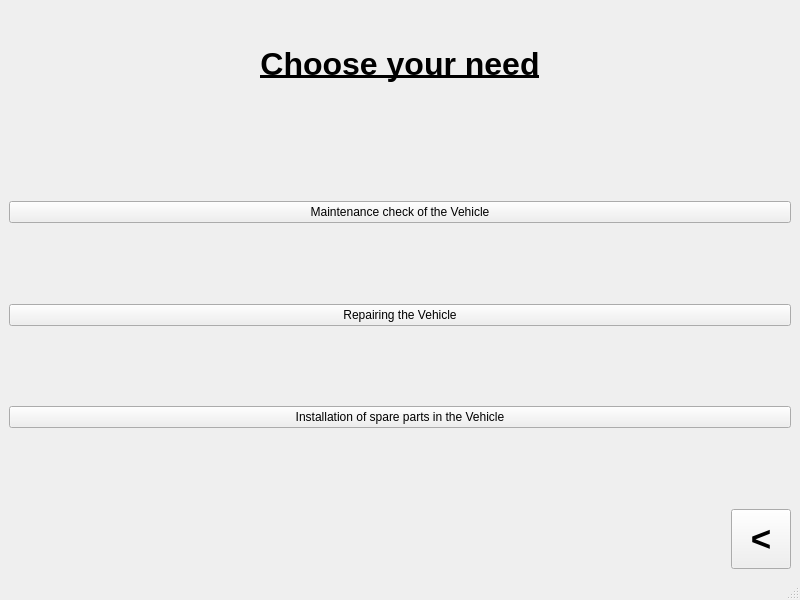
<?xml version="1.0" encoding="UTF-8"?>
<ui version="4.0">
 <class>MainWindow</class>
 <widget class="QMainWindow" name="MainWindow">
  <property name="geometry">
   <rect>
    <x>0</x>
    <y>0</y>
    <width>800</width>
    <height>600</height>
   </rect>
  </property>
  <property name="windowTitle">
   <string>MainWindow</string>
  </property>
  <widget class="QWidget" name="centralwidget">
   <layout class="QGridLayout" name="gridLayout">
    <item row="2" column="1">
     <widget class="QPushButton" name="pushButton_back">
      <property name="minimumSize">
       <size>
        <width>60</width>
        <height>60</height>
       </size>
      </property>
      <property name="maximumSize">
       <size>
        <width>60</width>
        <height>60</height>
       </size>
      </property>
      <property name="font">
       <font>
        <pointsize>26</pointsize>
        <weight>75</weight>
        <bold>true</bold>
       </font>
      </property>
      <property name="text">
       <string>&lt;</string>
      </property>
     </widget>
    </item>
    <item row="1" column="0" colspan="2">
     <layout class="QVBoxLayout" name="verticalLayout">
      <item>
       <spacer name="verticalSpacer_3">
        <property name="orientation">
         <enum>Qt::Vertical</enum>
        </property>
        <property name="sizeHint" stdset="0">
         <size>
          <width>20</width>
          <height>40</height>
         </size>
        </property>
       </spacer>
      </item>
      <item>
       <widget class="QPushButton" name="pushButton_maintenance">
        <property name="text">
         <string>Maintenance check of the Vehicle</string>
        </property>
       </widget>
      </item>
      <item>
       <spacer name="verticalSpacer">
        <property name="orientation">
         <enum>Qt::Vertical</enum>
        </property>
        <property name="sizeHint" stdset="0">
         <size>
          <width>20</width>
          <height>40</height>
         </size>
        </property>
       </spacer>
      </item>
      <item>
       <widget class="QPushButton" name="pushButton_repair">
        <property name="text">
         <string>Repairing the Vehicle</string>
        </property>
       </widget>
      </item>
      <item>
       <spacer name="verticalSpacer_2">
        <property name="orientation">
         <enum>Qt::Vertical</enum>
        </property>
        <property name="sizeHint" stdset="0">
         <size>
          <width>20</width>
          <height>40</height>
         </size>
        </property>
       </spacer>
      </item>
      <item>
       <widget class="QPushButton" name="pushButton_reinstallation">
        <property name="text">
         <string>Installation of spare parts in the Vehicle</string>
        </property>
       </widget>
      </item>
      <item>
       <spacer name="verticalSpacer_4">
        <property name="orientation">
         <enum>Qt::Vertical</enum>
        </property>
        <property name="sizeHint" stdset="0">
         <size>
          <width>20</width>
          <height>40</height>
         </size>
        </property>
       </spacer>
      </item>
     </layout>
    </item>
    <item row="0" column="0" colspan="2">
     <widget class="QLabel" name="label">
      <property name="minimumSize">
       <size>
        <width>0</width>
        <height>111</height>
       </size>
      </property>
      <property name="maximumSize">
       <size>
        <width>16777215</width>
        <height>111</height>
       </size>
      </property>
      <property name="text">
       <string>&lt;html&gt;&lt;head/&gt;&lt;body&gt;&lt;p align=&quot;center&quot;&gt;&lt;span style=&quot; font-size:24pt; font-weight:600; text-decoration: underline;&quot;&gt;Choose your need&lt;/span&gt;&lt;/p&gt;&lt;/body&gt;&lt;/html&gt;</string>
      </property>
     </widget>
    </item>
    <item row="2" column="0">
     <spacer name="horizontalSpacer">
      <property name="orientation">
       <enum>Qt::Horizontal</enum>
      </property>
      <property name="sizeHint" stdset="0">
       <size>
        <width>40</width>
        <height>20</height>
       </size>
      </property>
     </spacer>
    </item>
   </layout>
  </widget>
  <widget class="QMenuBar" name="menubar">
   <property name="geometry">
    <rect>
     <x>0</x>
     <y>0</y>
     <width>800</width>
     <height>29</height>
    </rect>
   </property>
  </widget>
  <widget class="QStatusBar" name="statusbar"/>
 </widget>
 <tabstops>
  <tabstop>pushButton_maintenance</tabstop>
  <tabstop>pushButton_repair</tabstop>
  <tabstop>pushButton_reinstallation</tabstop>
  <tabstop>pushButton_back</tabstop>
 </tabstops>
 <resources/>
 <connections/>
</ui>
